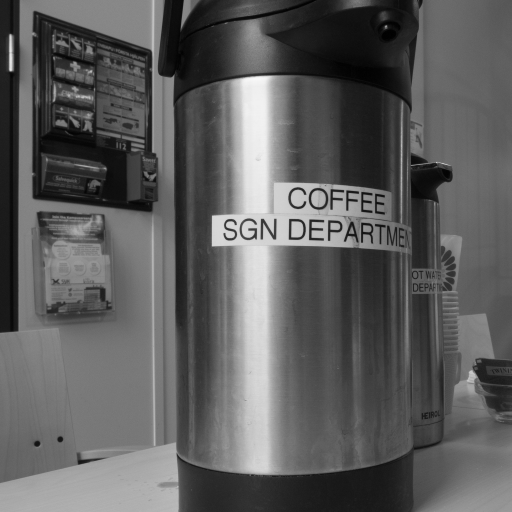
#> input picture base_image/t001.png, 512 x 512 px; its folder holds only this picture in this run
$ python main.py
#> lines starting #> are read from the running program, lines starting #| are printed output that depends on the picture
### fonctions_annexe.py
import numpy as np

# [12 lines left out: functions ajouter_bruit_gaussien, ajouter_bruit_gaussien, not called in this run]

def ajouter_bruit_gaussien(image, sigma=0.1):
    peak = 100.0
    img_norm = np.clip(image, 0.0, 1.0).astype(np.float64)
    img_photons = img_norm * peak
    img_bruitee_photons = np.random.poisson(img_photons).astype(np.float64)
    img_final = img_bruitee_photons / peak

    return np.clip(img_final, 0.0, 1.0)

### filtres_frequentiels/wiener.py
import numpy as np
from .laplacien import *
from scipy.ndimage import uniform_filter

def filtre_wiener(Y, k=10, taille_patch=64):

    L_img = Y.copy()

    h, w = L_img.shape
    L_debruitee = np.zeros((h, w))
    compteur_recouvrement = np.zeros((h, w))

    spectre_global = np.fft.fft2(L_img)
    spectre_contour, norme_H = filtre_laplacien(spectre_global)
    contour_Y = np.fft.ifft2(spectre_contour)
    m_contour = np.median(contour_Y)
    sigma_contour = 1.4826 * np.median(np.abs(contour_Y - m_contour))
    sigma = sigma_contour / norme_H

    pas = taille_patch // 2

    # Découpage et traitement par patchs locaux
    for i in range(0, h - taille_patch + 1, pas):
        for j in range(0, w - taille_patch + 1, pas):
            patch = L_img[i:i+taille_patch, j:j+taille_patch]

            # Filtrage de Wiener fréquentiel sur le patch
            spectre_patch = np.fft.fft2(patch)
            n_p, p_p = spectre_patch.shape

            P_bruit = (sigma**2) * (n_p * p_p)
            puissance_brute = np.abs(spectre_patch)**2
            puissance_lissee = uniform_filter(puissance_brute, size=k)

            P_signal = np.maximum(puissance_lissee - P_bruit, 0)
            W = P_signal / (P_signal + P_bruit + 1e-12)

            spectre_patch_debruite = W * spectre_patch
            patch_debruite = np.real(np.fft.ifft2(spectre_patch_debruite))

            L_debruitee[i:i+taille_patch, j:j+taille_patch] += patch_debruite
            compteur_recouvrement[i:i+taille_patch, j:j+taille_patch] += 1

    zones_visitees = compteur_recouvrement > 0
    L_debruitee[zones_visitees] /= compteur_recouvrement[zones_visitees]
    L_debruitee[~zones_visitees] = L_img[~zones_visitees]

    return np.clip(L_debruitee, 0, 255)

### main.py
import os
import numpy as np
import matplotlib.pyplot as plt
import matplotlib.image as mpimg
from mpl_toolkits.mplot3d import Axes3D

from filtres_frequentiels.butterworth import filtre_butterworth
from filtres_frequentiels.passe_bas import filtre_passe_bas
from filtres_frequentiels.wiener import filtre_wiener
from filtres_edp.filtrage_edp import filtre_perona_malik, g_1, g_2
from filtres_classiques.classique import filtre_bilateral, filtre_gaussien, filtre_moyenneur

from fonctions_annexe import ajouter_bruit_gaussien
from metriques import SSIM, PSNR

os.makedirs("graphiques", exist_ok=True)

# parametres que l'on va étudier
configuration_filtres = {
    'filtre de wiener': {
        'fonction': filtre_wiener,
        'params': {
            'k': np.linspace(1,27,14),
            'taille_patch': np.array([2,4,6,8,10,12,14,16,18,20])
        }
    },
    'filtre gaussien': {
        'fonction': filtre_gaussien,
        'params': {
            'sigma': np.linspace(0.1, 3.5, 15)
        }
    },
    'filtre moyenneur': {
        'fonction': filtre_moyenneur,
        'params': {
            'taille_noyau': np.array([1,2,3,4,5,6,7,8,9])
        }
    },
    'filtre passe-bas': {
        'fonction': filtre_passe_bas,
        'params': {
            'fc': np.linspace(1, 100, 20)
        }
    },
    'filtre bilatéral': {
        'fonction': filtre_bilateral,
        'params': {
            'sigma_d': np.linspace(0.1, 3, 10),
            'sigma_r': np.linspace(0.1, 3.5,10)
        }
    },
    'filtre de Perona-Malik': {
        'fonction': filtre_perona_malik,
        'params': {
            'g_func': np.array([g_1, g_2]),
            'n_iter': np.array([1,3,5,6,7,8,9,10,12,14,16])
        }
    },
    'filtre de Butterworth': {
        'fonction': filtre_butterworth,
        'params': {
            'fc': np.linspace(1, 200, 20),
            'n_ordre': np.array([1, 2, 3, 4,5,6,7,8])
        }
    }
}

N = int(input('Nombre d\'images à traiter (1-100) : '))
#> the answer given: 1
images_dispo = [f for f in os.listdir("base_image") if f.endswith(('.png', '.jpg', '.jpeg', '.tif'))]
images_a_traiter = images_dispo[:N]

img_originales = []
img_bruites = []

print("Chargement, redimensionnement (128x128) et bruitage des images...")
for nom_f in images_a_traiter:
    chemin = os.path.join("base_image", nom_f)
    img = mpimg.imread(chemin).astype(np.float64)
#> img: shape (512, 512) float64; min 0, max 0.976, mean 0.365

    if img.max() > 1.0: # juste au cas ou
        img = img / 255.0

    # Redimensionnement en 256x256 pour que le temps de calcul soit plus court
    h, w = img.shape[:2]
#> h = 512; w = 512
    indices_y = np.linspace(0, h - 1, 256).astype(int)
#> indices_y = 256 values from 0 to 511
    indices_x = np.linspace(0, w - 1, 256).astype(int)
#> indices_x = 256 values from 0 to 511
    img_final = img[np.ix_(indices_y, indices_x)]
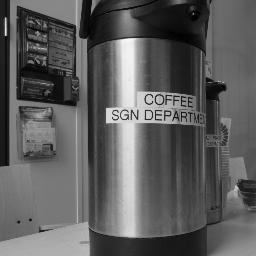
#> img_final: shape (256, 256) float64; min 0.00392, max 0.973, mean 0.365

    img_originales.append(img_final)
    img_bruites.append(ajouter_bruit_gaussien(img_final, 0.1))
#> in ajouter_bruit_gaussien, `img_bruitee_photons = np.random.poisson(img_photons).astype(np.float64)`:
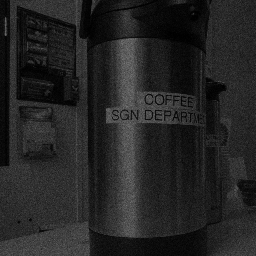
#> img_bruitee_photons: shape (256, 256) float64; min 0, max 118, mean 36.5
#> in ajouter_bruit_gaussien, `img_final = img_bruitee_photons / peak`:
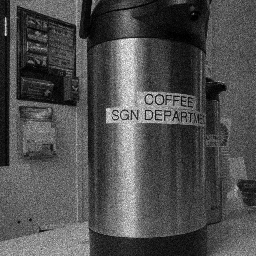
#> img_final: shape (256, 256) float64; min 0, max 1.18, mean 0.365; drawn with min black and max white
#> in ajouter_bruit_gaussien, `return np.clip(img_final, 0.0, 1.0)`:
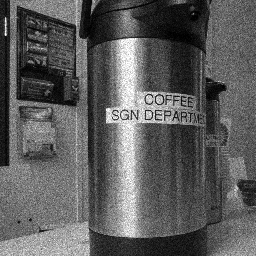
#> returned value: shape (256, 256) float64; min 0, max 1, mean 0.365

print('\nDébut de l\'optimisation des filtres :')

for nom_filtre, config in configuration_filtres.items():
    print(f"\nÉvaluation du [{nom_filtre}]...")
    func = config['fonction']
    param_names = list(config['params'].keys())

    if len(param_names) == 1:
        p1_vals = config['params'][param_names[0]]

        ssim_moyens = []
        psnr_moyens = []

        for v1 in p1_vals:
            ssim_run, psnr_run = [], []
            for idx in range(N):
                kwargs = {param_names[0]: v1}
                img_f = func(img_bruites[idx], **kwargs)

                ssim_run.append(SSIM(img_originales[idx], img_f))
                psnr_run.append(PSNR(img_originales[idx], img_f))

            ssim_moyens.append(np.mean(ssim_run))
            psnr_moyens.append(np.mean(psnr_run))

        fig, ax1 = plt.subplots(figsize=(8, 4))
        ax2 = ax1.twinx()

        ax1.plot(p1_vals, ssim_moyens, 'g-', label='SSIM')
        ax2.plot(p1_vals, psnr_moyens, 'b-', label='PSNR')

        ax1.set_xlabel(param_names[0])
        ax1.set_ylabel('SSIM Moyen', color='g')
        ax2.set_ylabel('PSNR Moyen (dB)', color='b')

        nom_fichier_clean = nom_filtre.lower().replace(" ", "_").replace("-", "_")
        plt.savefig(os.path.join("graphiques", f"optimisation_2d_{nom_fichier_clean}.png"), dpi=300, bbox_inches='tight')

        idx_best_ssim = np.argmax(ssim_moyens)
        idx_best_psnr = np.argmax(psnr_moyens)

        print(f"  [RESULTATS {nom_filtre.upper()}] :")
        print(f"    -> SSIM Max : {ssim_moyens[idx_best_ssim]:.4f} pour {param_names[0]} = {p1_vals[idx_best_ssim]}")
        print(f"    -> PSNR Max : {psnr_moyens[idx_best_psnr]:.2f} dB pour {param_names[0]} = {p1_vals[idx_best_psnr]}")

        plt.title(f'Optimisation 2D - {nom_filtre}')
        plt.show()

    elif len(param_names) == 2:
        p1_vals = config['params'][param_names[0]]
        p2_vals = config['params'][param_names[1]]

        ssim_grille = np.zeros((len(p1_vals), len(p2_vals)))
        psnr_grille = np.zeros((len(p1_vals), len(p2_vals)))

        for i, v1 in enumerate(p1_vals):
            for j, v2 in enumerate(p2_vals):
                ssim_run, psnr_run = [], []
                for idx in range(N):
                    kwargs = {param_names[0]: v1, param_names[1]: v2}
#> (the run stopped early here; a loop or call above may not have finished)

$ run again, on base_image/t005.png
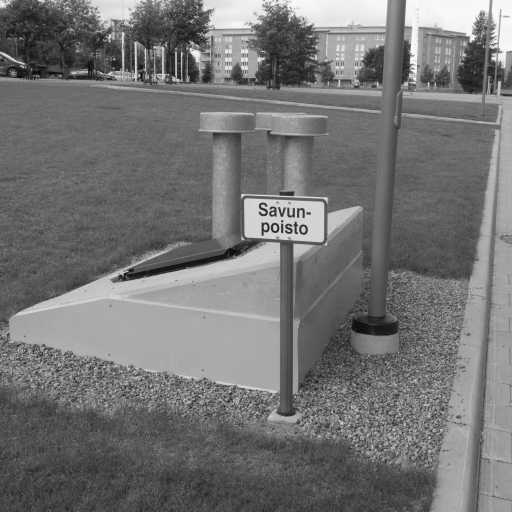
#> input picture base_image/t005.png, 512 x 512 px
#> in ajouter_bruit_gaussien, `img_final = img_bruitee_photons / peak`:
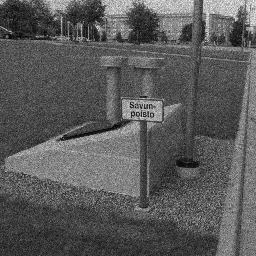
#> img_final: shape (256, 256) float64; min 0, max 1.28, mean 0.455; drawn with min black and max white
#> in ajouter_bruit_gaussien, `return np.clip(img_final, 0.0, 1.0)`:
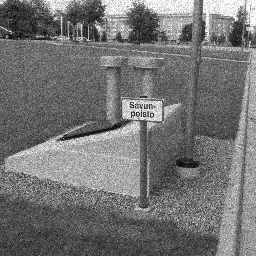
#> returned value: shape (256, 256) float64; min 0, max 1, mean 0.454

$ run again, on base_image/t006.png
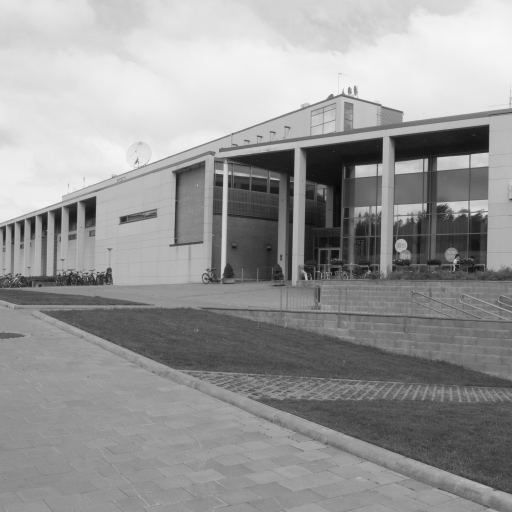
#> input picture base_image/t006.png, 512 x 512 px
#> in ajouter_bruit_gaussien, `img_final = img_bruitee_photons / peak`:
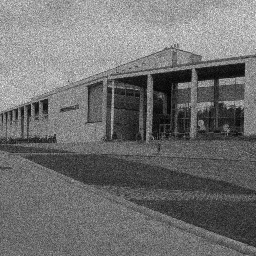
#> img_final: shape (256, 256) float64; min 0, max 1.35, mean 0.594; drawn with min black and max white
#> in ajouter_bruit_gaussien, `return np.clip(img_final, 0.0, 1.0)`:
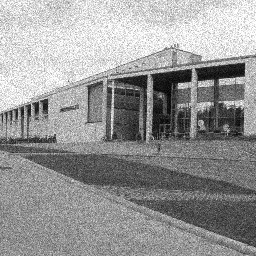
#> returned value: shape (256, 256) float64; min 0, max 1, mean 0.592

$ run again, on base_image/t007.png
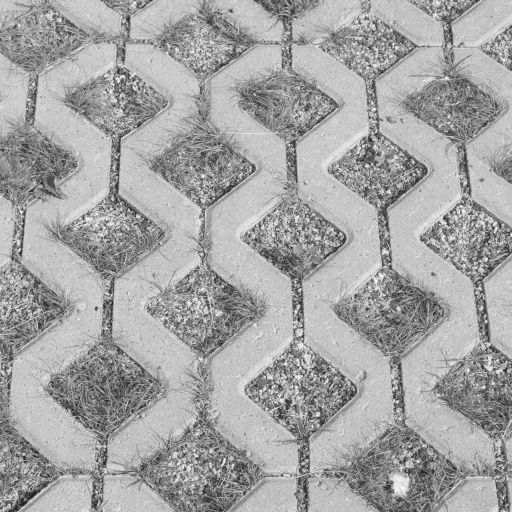
#> input picture base_image/t007.png, 512 x 512 px
#> in ajouter_bruit_gaussien, `img_final = img_bruitee_photons / peak`:
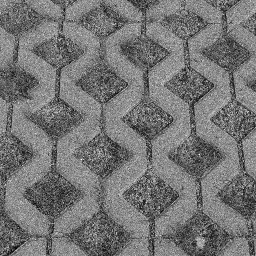
#> img_final: shape (256, 256) float64; min 0.06, max 1.33, mean 0.645; drawn with min black and max white
#> in ajouter_bruit_gaussien, `return np.clip(img_final, 0.0, 1.0)`:
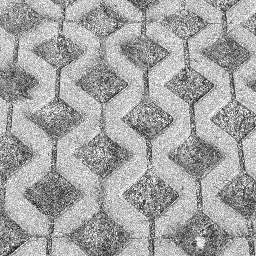
#> returned value: shape (256, 256) float64; min 0.06, max 1, mean 0.645

$ run again, on base_image/t002.png
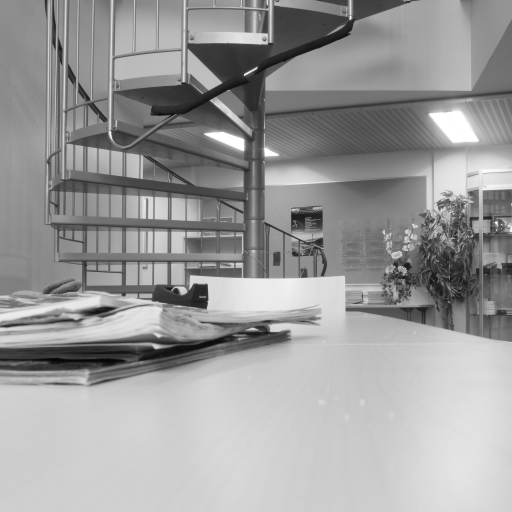
#> input picture base_image/t002.png, 512 x 512 px
#> in ajouter_bruit_gaussien, `return np.clip(img_final, 0.0, 1.0)`:
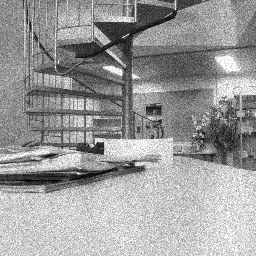
#> returned value: shape (256, 256) float64; min 0, max 1, mean 0.608
